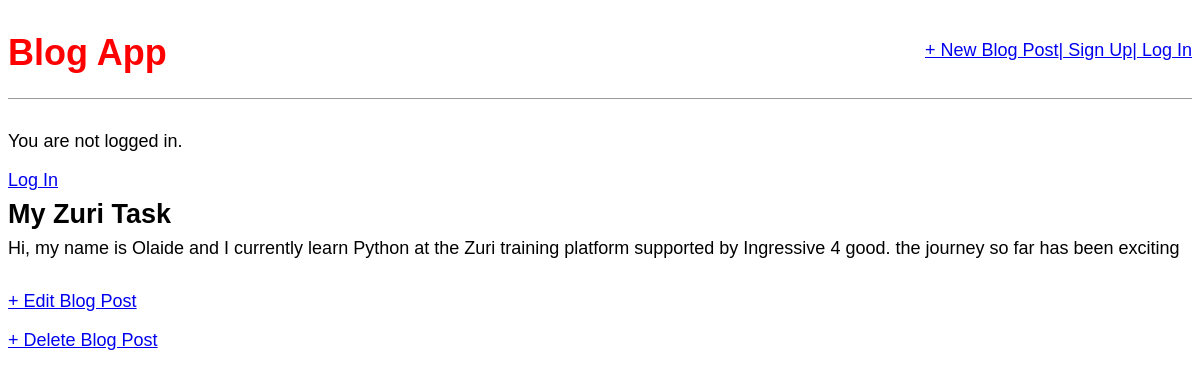
/post/1/, run on an earlier commit of the app's database.
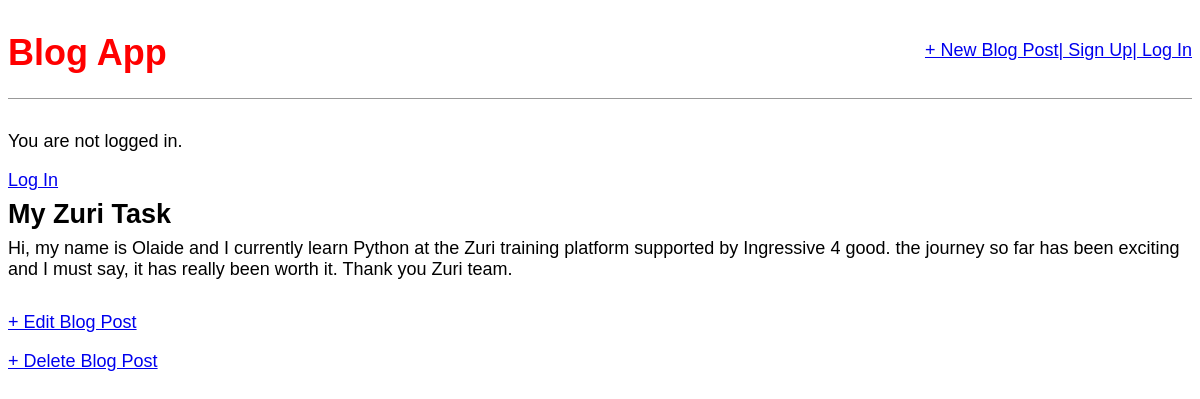
And on a later commit of the database.
### blog/models.py (models this page shows, shortened)
class Post(models.Model):
    title = models.CharField(max_length=200)
    author = models.ForeignKey(
        'auth.User',
        on_delete=models.CASCADE,
    )
    body = models.TextField()

### blog/views.py (the view)
# urls.py: path('post/<int:pk>/', BlogDetailView.as_view(), name='post_detail'),
class BlogDetailView(DetailView):
    model = Post
    template_name = 'post_detail.html'

### templates/post_detail.html
{% extends 'base.html' %}
{% block content %}
    <div class="post-entry">
        <h2>{{ post.title }}</h2>
        <p>{{ post.body }}</p>
    </div>
    <p><a href="{% url 'post_edit' post.pk %}">+ Edit Blog Post</a></p>
    <p><a href="{% url 'post_delete' post.pk %}">+ Delete Blog Post</a></p>
{% endblock content %}

What changed in the data, as far as the page shows it:
changed Post "My Zuri Task": body "Hi, my name is Olaide and I currently learn Python at the Zuri training platform supported by Ingressive 4 good. the journey so far has been exciting" → "…far has been exciting and I must say, it has really been worth it. Thank you Zuri team."
